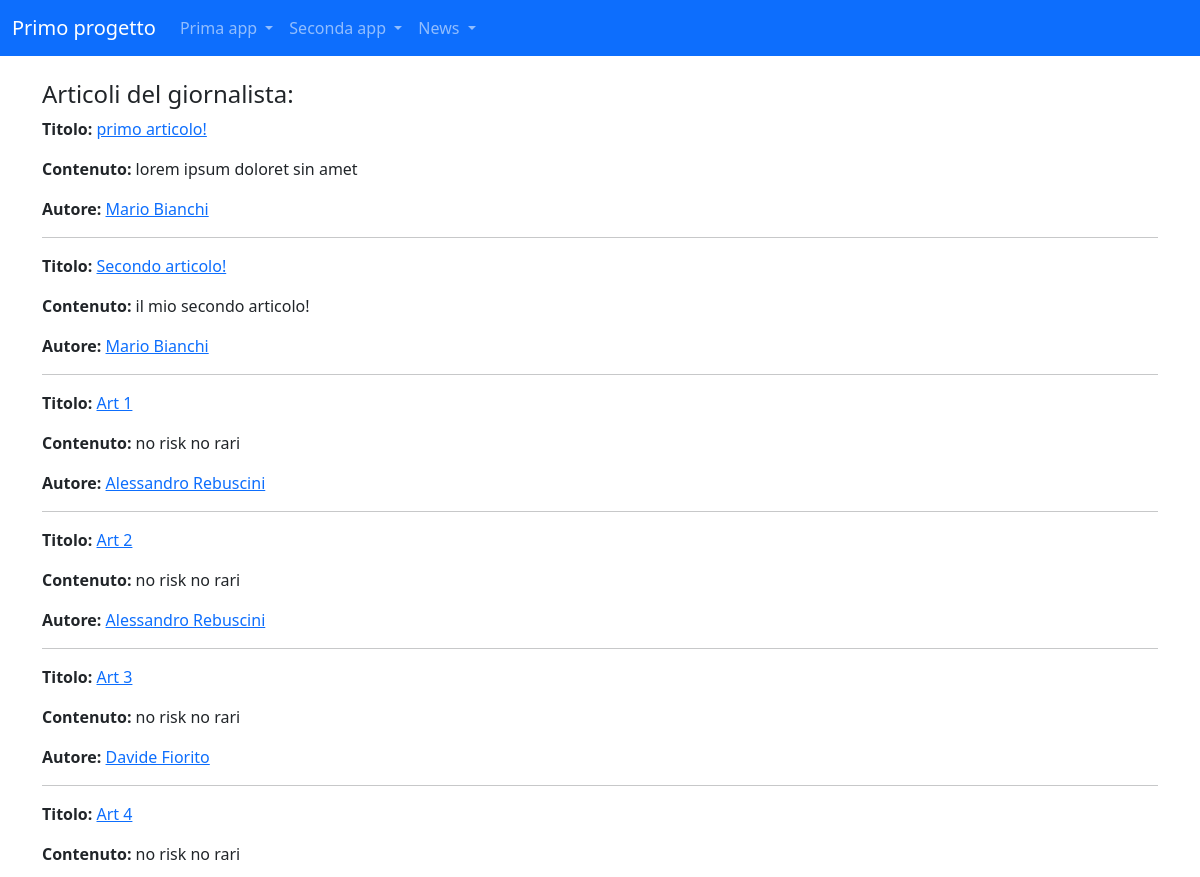
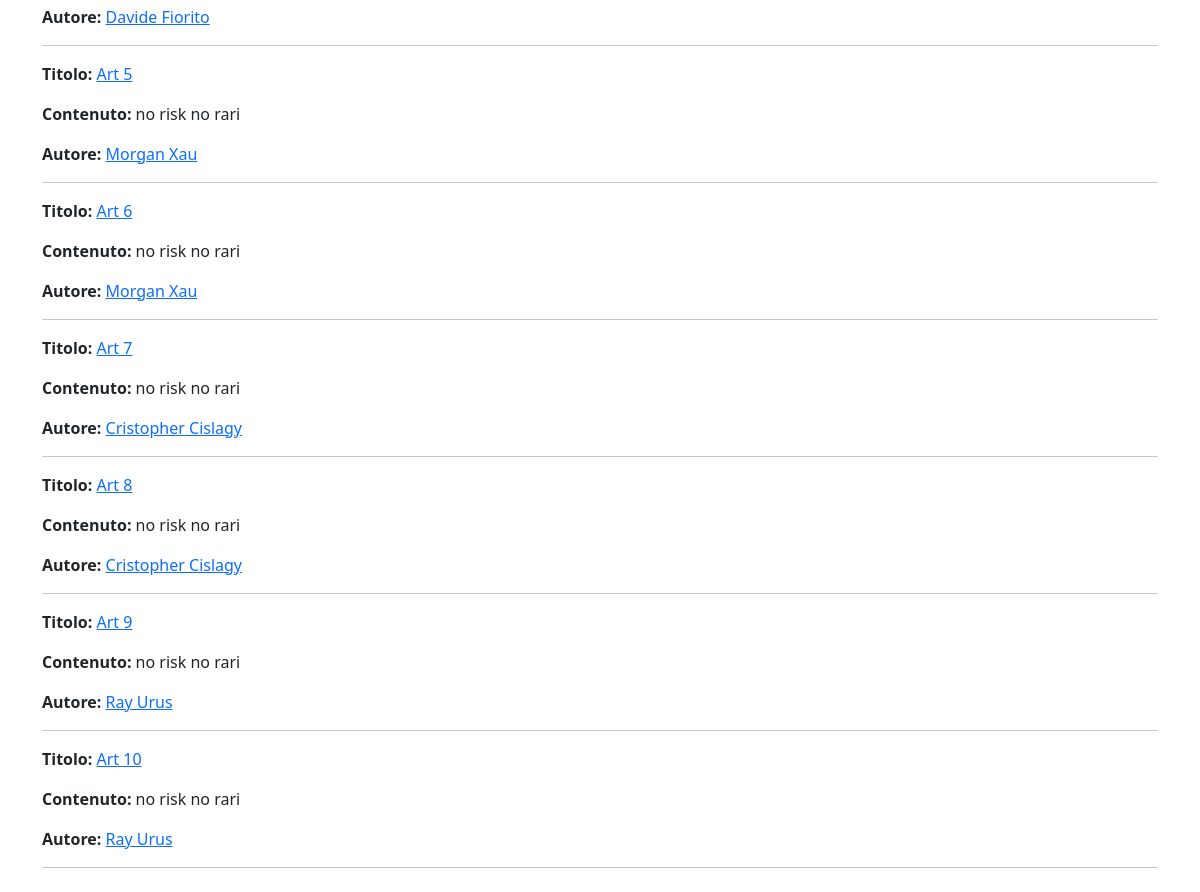
/news/lista_articoli/, run on the app's committed database (2 pictures, top to bottom).
### news/models.py (models this page shows, shortened)
class Articolo(models.Model):
    titolo = models.CharField(max_length=100)
    contenuto = models.TextField()
    giornalista = models.ForeignKey(Giornalista, on_delete=models.CASCADE, related_name="articoli")
    data=models.DateTimeField(blank=True)
    visualizzazioni=models.IntegerField(default=0, blank=True)
    class Meta:
        verbose_name = "Articolo"
        verbose_name_plural = "Articoli"

class Giornalista(models.Model):
    nome = models.CharField(max_length=20)
    cognome = models.CharField(max_length=20)
    anno_di_nascita = models.DateField(blank=True)
    def __str__(self):
        return f"{self.nome} {self.cognome}"
    class Meta:
        verbose_name = "Giornalista"
        verbose_name_plural = "Giornalisti"

### news/views.py (the view)
# urls.py: path('lista_articoli/', views.listaTuttiArticoli, name='lista_articoli'),
def listaTuttiArticoli(request, pk=None):
    articoli = Articolo.objects.all()
    context = {
        'articoli': articoli,
    }
    return render(request, 'lista_articoli.html', context)

### news/templates/lista_articoli.html (shortened to what this page needs)
{% extends 'base.html' %}
{% block content %}
    <h4>Articoli del giornalista:</h4>
    {% for articolo in articoli %}
        <p><strong>Titolo: </strong>
            <a href="/news/articoli/{{ articolo.id }}">{{ articolo.titolo }}</a>
        </p>
        <p><strong>Contenuto: </strong>
            {{ articolo.contenuto }}
        </p>
        <p><strong>Autore: </strong>
            <a href={% url 'news:giornalista_detail' articolo.giornalista.id %}>{{ articolo.giornalista }}</a>
        </p>
        <hr>
    {% empty %}
        <p>Nessun articolo trovato per questo giornalista.</p>
    {% endfor %}
{% endblock content %}

### data on the page
Articolo: titolo "primo articolo!", contenuto "lorem ipsum doloret sin amet", giornalista "Mario Bianchi"
Articolo: titolo "Secondo articolo!", contenuto "il mio secondo articolo!", giornalista "Mario Bianchi"
Articolo: titolo "Art 1", contenuto "no risk no rari", giornalista "Alessandro Rebuscini"
Articolo: titolo "Art 2", contenuto "no risk no rari", giornalista "Alessandro Rebuscini"
Articolo: titolo "Art 3", contenuto "no risk no rari", giornalista "Davide Fiorito"
Articolo: titolo "Art 4", contenuto "no risk no rari", giornalista "Davide Fiorito"
Articolo: titolo "Art 5", contenuto "no risk no rari", giornalista "Morgan Xau"
Articolo: titolo "Art 6", contenuto "no risk no rari", giornalista "Morgan Xau"
Articolo: titolo "Art 7", contenuto "no risk no rari", giornalista "Cristopher Cislagy"
Articolo: titolo "Art 8", contenuto "no risk no rari", giornalista "Cristopher Cislagy"
Articolo: titolo "Art 9", contenuto "no risk no rari", giornalista "Ray Urus"
Articolo: titolo "Art 10", contenuto "no risk no rari", giornalista "Ray Urus"
